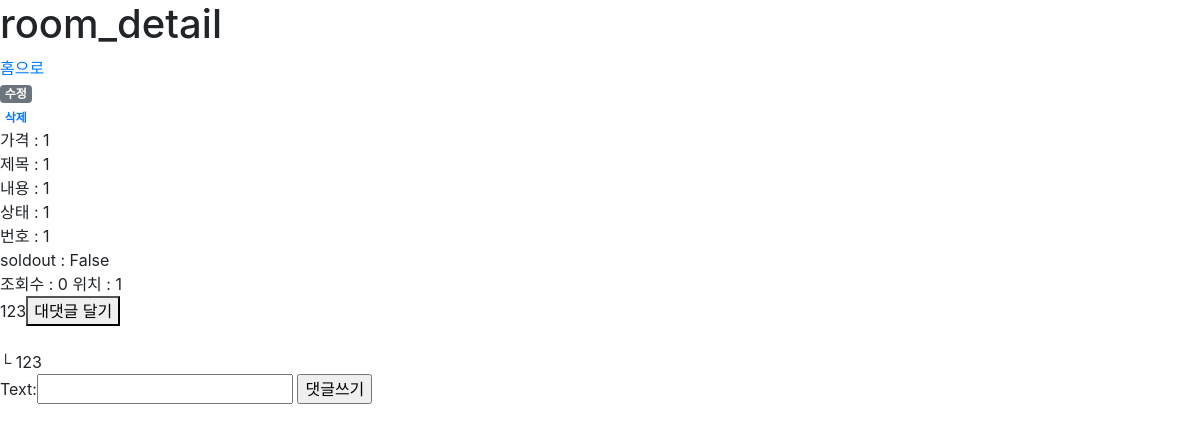
The page /market/room/12/ on the database its author committed.
### market/models.py (models this page shows, shortened)
class Base(models.Model):
    price = models.IntegerField()                       #가격
    image = models.FileField(null=True, blank=True)                          #메인이미지
    title = models.CharField(max_length=100)            #제목
    text = models.TextField()                           #내용
    status_content = models.CharField(max_length=100)   #물건상태
    number = models.CharField(max_length=20)            #번호
    soldout = models.BooleanField(default=False)        #판매여부
    hit = models.PositiveIntegerField(default=0)

class Room(Base):
    position = models.CharField(max_length=100)

class Comment(models.Model):
    recomment = models.ForeignKey("self", on_delete=models.SET_NULL, null=True)
    text = models.CharField(max_length=100)

class RoomComment(Comment):
    room = models.ForeignKey(Room, default=None, on_delete=models.CASCADE)

class Comment(models.Model):
    recomment = models.ForeignKey("self", on_delete=models.SET_NULL, null=True)
    text = models.CharField(max_length=100)

### market/views.py (the view)
# urls.py: path('room/<int:post_id>/', views.room_detail,name="room_detail"),
def room_detail(request, post_id):
    room_detail = get_object_or_404(Room, id=post_id)
    form = RoomCommentForm()
    return render(request, 'market/room_detail.html', {'room':room_detail, 'form':form,})

### market/forms.py
class RoomCommentForm(forms.ModelForm):
    text = forms.CharField(max_length=240,
        widget=forms.TextInput(attrs={
            'id': 'commentBody',
        }))
    class Meta:
        model = RoomComment
        fields = ('text',)

### market/templates/market/room_detail.html (shortened to what this page needs)
{% extends "market/base.html" %}
{% block content %}
    <h1>room_detail</h1>
    <a href="{% url 'list' %}">홈으로</a>
    <br>
    <a class="badge badge-secondary" href="{% url 'room_edit' post_id=room.pk %}">수정</a>
    <br>
    <a class="badge badge-secodary" href="{% url 'room_delete' post_id=room.pk %}">삭제</a>
    <br>
    가격 : {{ room.price }}<br>
    제목 : {{ room.title }}<br>
    내용 : {{ room.text }}<br>
    상태 : {{ room.status_content }}<br>
    번호 : {{ room.number }}<br>
    soldout : {{ room.soldout }}<br>
    조회수 : {{ room.hit }}
    위치 : {{ room.position }}
    <div id="commnnetRoom">
        <div id="commentList">
            {% for comment in room.roomcomment_set.all %}
                {% if comment.recomment == NULL %}
                    {{ comment.text }}<button id="{{comment.id}} reComment" onclick="
                    addReCommentForm('{{comment.id}}', 'room');"
                    >대댓글 달기</button></div><br>
                    {% for recomment in comment.comment_set.all %}
                    └ {{ recomment.text }}<br>
                    {% endfor %}
                {% endif %}
            {% endfor %}
        </div>
    <div id="comments">
        <form action="{% url 'room_addcomment' room.id %}" id="commentForm" method="POST">
        {{ form }}
        <input type="submit" value="댓글쓰기">
        </form>
    </div>
{% endblock %}

### rows shown on the page
Base: price "1", title "1", text "1", status_content "1", number "1", soldout "False", hit "0"
Room: position "1"
RoomComment: text "123"
Comment: text "123"
